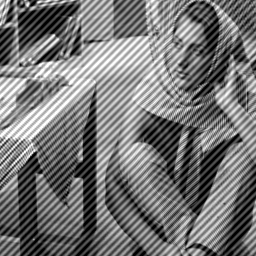
#> input picture hello.jpg, 256 x 256 px
$ python do.py
#> lines starting #> are read from the running program, lines starting #| are printed output that depends on the picture
# Import the necessary libraries
from math import *
from PIL import Image
import numpy as np
from matplotlib import pyplot as plt
from scipy import signal

# input the path of the image
path = 'hello.jpg'

# load the image and convert into
# numpy array
img = Image.open(path)
#> img is the input picture: PIL image 256x256 L; min 0, max 255, mean 117.6
img.show()
matrix = np.asarray(img)

# M = number of rows; N = number of columns
M = len(matrix)
#> M = 256
N = len(matrix[0])
#> N = 256

padded_matrix = np.ones((2*M,2*N))*0

# padding the image to 2M X 2N
for i in range(M):
    for j in range(N):
        padded_matrix[i][j] = matrix[i][j]
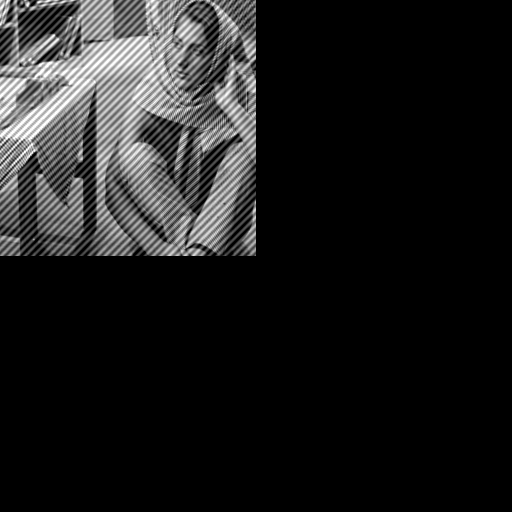
#> padded_matrix: shape (512, 512) float64; min 0, max 255, mean 29.4

# dft of the image
dft_matrix = np.fft.fft2(padded_matrix)

# to display the magnitude spectrum
magnitude_spectrum = np.ones((M,N))*1

# displaying the magnitude spectrum
for i in range(M):
    for j in range(N):
        magnitude_spectrum[i][j] = int(round(abs(dft_matrix[i][j])))
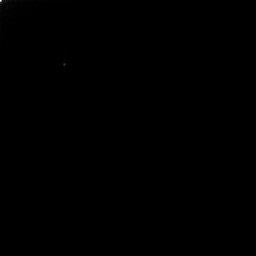
#> magnitude_spectrum: shape (256, 256) float64; min 7, max 7708935, mean 5545.8; drawn with min black and max white

# finding the min and max for scaling
min = np.amin(magnitude_spectrum)
#> min = 7
max = np.amax(magnitude_spectrum)
#> max = 7708935

# scaling the magnitude spectrum
for i in range(M):
    for j in range(N):
        magnitude_spectrum[i][j] = ((magnitude_spectrum[i][j]-min)/(max-min))*255

# displaying it
img = Image.fromarray(magnitude_spectrum)
#> img: PIL image 256x256 F
img.show()

# the centered 2d dft of image
centered_2d_dft = np.ones((M,N))*0

# computing the centered dft by multiplying with (-1)^(n+m)
for i in range(M):
    for j in range(N):
        centered_2d_dft[i][j] = padded_matrix[i][j]*pow(-1,i+j)
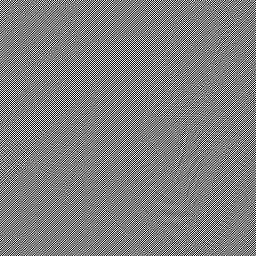
#> centered_2d_dft: shape (256, 256) float64; min -255, max 255, mean 0.1; drawn with min black and max white

# finding the dft
dft_image_matrix = np.fft.fft2(centered_2d_dft)

# for plotting the magnitude spectrum
magnitude_spectrum = np.ones((M,N))*0

# filling the values of magnitude spectrum
for i in range(M):
    for j in range(N):
        magnitude_spectrum[i][j] = int(round(abs(dft_image_matrix[i][j])))

# finding the min and max value in the matrix for scaling
max = np.amax(magnitude_spectrum)
min = np.amin(magnitude_spectrum)
#> min = 6

# scaling the pixel values
for i in range(M):
    for j in range(N):
        magnitude_spectrum[i][j] = ((magnitude_spectrum[i][j]-min)/(max-min))*255

# display the magnitude spectrum
img = Image.fromarray(magnitude_spectrum)
img.show()

# defining the filter
filter = np.ones((2*M,2*N))*1
filter_to_show = np.ones((2*M,2*N))*255

# def make_filter(filter,x,y):
#     filter[x-1][y-1] = 0
#     filter[x-1][y] = 0
#     filter[x-1][y+1] = 0
#     filter[x][y-1] = 0
#     filter[x][y] = 0
#     filter[x][y+1] = 0
#     filter[x+1][y-1] = 0
#     filter[x+1][y] = 0
#     filter[x+1][y+1] = 0
#     return filter

# filter = make_filter(filter,33,33)
# filter = make_filter(filter,223,223)

# defining D(u,v)
#> (the run stopped early here; a loop or call above may not have finished)
